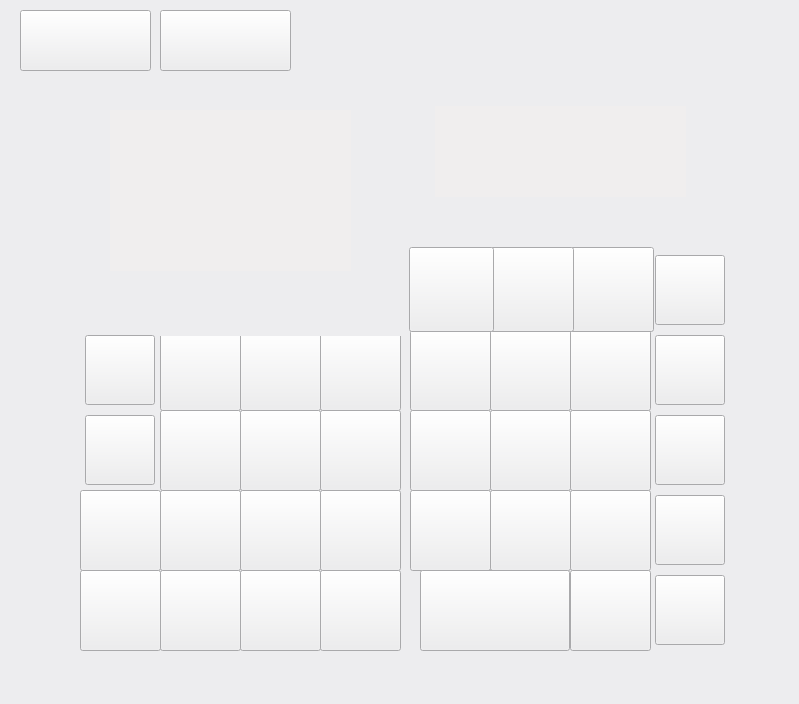
<?xml version="1.0" encoding="UTF-8"?>
<ui version="4.0">
 <class>MainWindow</class>
 <widget class="QMainWindow" name="MainWindow">
  <property name="geometry">
   <rect>
    <x>0</x>
    <y>0</y>
    <width>799</width>
    <height>704</height>
   </rect>
  </property>
  <property name="font">
   <font>
    <family>黑体</family>
    <pointsize>16</pointsize>
    <weight>50</weight>
    <bold>false</bold>
   </font>
  </property>
  <property name="windowTitle">
   <string>CalcuX</string>
  </property>
  <property name="styleSheet">
   <string notr="true">background-color: rgb(237, 237, 239);</string>
  </property>
  <widget class="QWidget" name="centralwidget">
   <widget class="QPushButton" name="pushButton_1">
    <property name="geometry">
     <rect>
      <x>410</x>
      <y>330</y>
      <width>81</width>
      <height>81</height>
     </rect>
    </property>
    <property name="styleSheet">
     <string notr="true">QPushButton{border-image: url(:/new/icon/1.png);}
QPushButton:pressed{border-image: url(:/new/icon/1-p.png);}
</string>
    </property>
    <property name="text">
     <string/>
    </property>
   </widget>
   <widget class="QPushButton" name="pushButton_2">
    <property name="geometry">
     <rect>
      <x>490</x>
      <y>330</y>
      <width>81</width>
      <height>81</height>
     </rect>
    </property>
    <property name="styleSheet">
     <string notr="true">QPushButton{border-image: url(:/new/icon/2.png);}
QPushButton:pressed{border-image: url(:/new/icon/2-p.png);}
</string>
    </property>
    <property name="text">
     <string/>
    </property>
   </widget>
   <widget class="QPushButton" name="pushButton_3">
    <property name="geometry">
     <rect>
      <x>570</x>
      <y>330</y>
      <width>81</width>
      <height>81</height>
     </rect>
    </property>
    <property name="styleSheet">
     <string notr="true">QPushButton{border-image: url(:/new/icon/3.png);}
QPushButton:pressed{border-image: url(:/new/icon/3-p.png);}
</string>
    </property>
    <property name="text">
     <string/>
    </property>
   </widget>
   <widget class="QPushButton" name="pushButton_4">
    <property name="geometry">
     <rect>
      <x>410</x>
      <y>410</y>
      <width>81</width>
      <height>81</height>
     </rect>
    </property>
    <property name="styleSheet">
     <string notr="true">QPushButton{border-image: url(:/new/icon/4.png);}
QPushButton:pressed{border-image: url(:/new/icon/4-p.png);}
</string>
    </property>
    <property name="text">
     <string/>
    </property>
   </widget>
   <widget class="QPushButton" name="pushButton_5">
    <property name="geometry">
     <rect>
      <x>490</x>
      <y>410</y>
      <width>81</width>
      <height>81</height>
     </rect>
    </property>
    <property name="styleSheet">
     <string notr="true">QPushButton{border-image: url(:/new/icon/5.png);}
QPushButton:pressed{border-image: url(:/new/icon/5-p.png);}
</string>
    </property>
    <property name="text">
     <string/>
    </property>
   </widget>
   <widget class="QPushButton" name="pushButton_6">
    <property name="geometry">
     <rect>
      <x>570</x>
      <y>410</y>
      <width>81</width>
      <height>81</height>
     </rect>
    </property>
    <property name="styleSheet">
     <string notr="true">QPushButton{border-image: url(:/new/icon/6.png);}
QPushButton:pressed{border-image: url(:/new/icon/6-p.png);}
</string>
    </property>
    <property name="text">
     <string/>
    </property>
   </widget>
   <widget class="QPushButton" name="pushButton_7">
    <property name="geometry">
     <rect>
      <x>410</x>
      <y>490</y>
      <width>81</width>
      <height>81</height>
     </rect>
    </property>
    <property name="styleSheet">
     <string notr="true">QPushButton{border-image: url(:/new/icon/7.png);}
QPushButton:pressed{border-image: url(:/new/icon/7-p.png);}
</string>
    </property>
    <property name="text">
     <string/>
    </property>
   </widget>
   <widget class="QPushButton" name="pushButton_8">
    <property name="geometry">
     <rect>
      <x>490</x>
      <y>490</y>
      <width>81</width>
      <height>81</height>
     </rect>
    </property>
    <property name="styleSheet">
     <string notr="true">QPushButton{border-image: url(:/new/icon/8.png);}
QPushButton:pressed{border-image: url(:/new/icon/8-p.png);}
</string>
    </property>
    <property name="text">
     <string/>
    </property>
   </widget>
   <widget class="QPushButton" name="pushButton_9">
    <property name="geometry">
     <rect>
      <x>570</x>
      <y>490</y>
      <width>81</width>
      <height>81</height>
     </rect>
    </property>
    <property name="styleSheet">
     <string notr="true">QPushButton{border-image: url(:/new/icon/9.png);}
QPushButton:pressed{border-image: url(:/new/icon/9-p.png);}
</string>
    </property>
    <property name="text">
     <string/>
    </property>
   </widget>
   <widget class="QPushButton" name="pushButton_0">
    <property name="geometry">
     <rect>
      <x>420</x>
      <y>570</y>
      <width>150</width>
      <height>81</height>
     </rect>
    </property>
    <property name="styleSheet">
     <string notr="true">QPushButton{border-image: url(:/new/icon/0.png);}
QPushButton:pressed{border-image: url(:/new/icon/0-p.png);}
</string>
    </property>
    <property name="text">
     <string/>
    </property>
   </widget>
   <widget class="QPushButton" name="pushButton_dot">
    <property name="geometry">
     <rect>
      <x>570</x>
      <y>570</y>
      <width>81</width>
      <height>81</height>
     </rect>
    </property>
    <property name="styleSheet">
     <string notr="true">QPushButton{border-image: url(:/new/icon/dot.png);}
QPushButton:pressed{border-image: url(:/new/icon/dot-p.png);}
</string>
    </property>
    <property name="text">
     <string/>
    </property>
   </widget>
   <widget class="QPushButton" name="pushButton_plus">
    <property name="geometry">
     <rect>
      <x>655</x>
      <y>495</y>
      <width>70</width>
      <height>70</height>
     </rect>
    </property>
    <property name="styleSheet">
     <string notr="true">QPushButton{border-image: url(:/new/icon/plus.png);}QPushButton:hover{background-image: url(:/new/icon/plus.png);}
QPushButton:pressed{border-image: url(:/new/icon/plus-p.png);}
</string>
    </property>
    <property name="text">
     <string/>
    </property>
    <property name="autoDefault">
     <bool>false</bool>
    </property>
    <property name="default">
     <bool>false</bool>
    </property>
    <property name="flat">
     <bool>false</bool>
    </property>
   </widget>
   <widget class="QPushButton" name="pushButton_sub">
    <property name="geometry">
     <rect>
      <x>655</x>
      <y>415</y>
      <width>70</width>
      <height>70</height>
     </rect>
    </property>
    <property name="styleSheet">
     <string notr="true">QPushButton{border-image: url(:/new/icon/sub.png);}QPushButton:hover{background-image: url(:/new/icon/sub.png);}
QPushButton:pressed{border-image: url(:/new/icon/minus-p.png);}
</string>
    </property>
    <property name="text">
     <string/>
    </property>
   </widget>
   <widget class="QPushButton" name="pushButton_equal">
    <property name="geometry">
     <rect>
      <x>655</x>
      <y>575</y>
      <width>70</width>
      <height>70</height>
     </rect>
    </property>
    <property name="styleSheet">
     <string notr="true">QPushButton{border-image: url(:/new/icon/equal.png);}QPushButton:hover{background-image: url(:/new/icon/equal.png);}
QPushButton:pressed{border-image: url(:/new/icon/equal-p.png);}
</string>
    </property>
    <property name="text">
     <string/>
    </property>
   </widget>
   <widget class="QPushButton" name="pushButton_mul">
    <property name="geometry">
     <rect>
      <x>655</x>
      <y>335</y>
      <width>70</width>
      <height>70</height>
     </rect>
    </property>
    <property name="styleSheet">
     <string notr="true">QPushButton{border-image: url(:/new/icon/mul.png);}QPushButton:hover{background-image: url(:/new/icon/mul.png);}
QPushButton:pressed{border-image: url(:/new/icon/mul-p.png);}
</string>
    </property>
    <property name="text">
     <string/>
    </property>
   </widget>
   <widget class="QLabel" name="label">
    <property name="geometry">
     <rect>
      <x>390</x>
      <y>65</y>
      <width>331</width>
      <height>181</height>
     </rect>
    </property>
    <property name="styleSheet">
     <string notr="true">border-image: url(:/new/icon/text.png);</string>
    </property>
    <property name="text">
     <string/>
    </property>
   </widget>
   <widget class="QPushButton" name="pushButton_div">
    <property name="geometry">
     <rect>
      <x>655</x>
      <y>255</y>
      <width>70</width>
      <height>70</height>
     </rect>
    </property>
    <property name="styleSheet">
     <string notr="true">QPushButton{border-image: url(:/new/icon/div.png);}QPushButton:hover{background-image: url(:/new/icon/div.png);}
QPushButton:pressed{border-image: url(:/new/icon/div-p.png);}
</string>
    </property>
    <property name="text">
     <string/>
    </property>
   </widget>
   <widget class="QPlainTextEdit" name="plainTextEdit">
    <property name="geometry">
     <rect>
      <x>435</x>
      <y>106</y>
      <width>251</width>
      <height>91</height>
     </rect>
    </property>
    <property name="font">
     <font>
      <family>RetroVille NC</family>
      <pointsize>10</pointsize>
     </font>
    </property>
    <property name="styleSheet">
     <string notr="true">background-color: rgb(240, 238, 238);
border:none;</string>
    </property>
   </widget>
   <widget class="QPushButton" name="pushButton_exp">
    <property name="geometry">
     <rect>
      <x>569</x>
      <y>247</y>
      <width>85</width>
      <height>85</height>
     </rect>
    </property>
    <property name="styleSheet">
     <string notr="true">QPushButton{border-image: url(:/new/icon/EXP.png);}
QPushButton:pressed{border-image: url(:/new/icon/EXP-p.png);}
</string>
    </property>
    <property name="text">
     <string/>
    </property>
   </widget>
   <widget class="QPushButton" name="pushButton_back">
    <property name="geometry">
     <rect>
      <x>489</x>
      <y>247</y>
      <width>85</width>
      <height>85</height>
     </rect>
    </property>
    <property name="styleSheet">
     <string notr="true">QPushButton{border-image: url(:/new/icon/back.png);}
QPushButton:pressed{border-image: url(:/new/icon/back-p.png);}
</string>
    </property>
    <property name="text">
     <string/>
    </property>
   </widget>
   <widget class="QPushButton" name="pushButton_clear">
    <property name="geometry">
     <rect>
      <x>409</x>
      <y>247</y>
      <width>85</width>
      <height>85</height>
     </rect>
    </property>
    <property name="styleSheet">
     <string notr="true">QPushButton{border-image: url(:/new/icon/AC.png);}
QPushButton:pressed{border-image: url(:/new/icon/ac-p.png);}
</string>
    </property>
    <property name="text">
     <string/>
    </property>
   </widget>
   <widget class="QPushButton" name="pushButton_pow">
    <property name="geometry">
     <rect>
      <x>160</x>
      <y>330</y>
      <width>81</width>
      <height>81</height>
     </rect>
    </property>
    <property name="styleSheet">
     <string notr="true">QPushButton{border-image: url(:/new/icon/pow.png);}
QPushButton:pressed{border-image: url(:/new/icon/pow-p.png);}
</string>
    </property>
    <property name="text">
     <string/>
    </property>
   </widget>
   <widget class="QPushButton" name="pushButton_root">
    <property name="geometry">
     <rect>
      <x>240</x>
      <y>330</y>
      <width>81</width>
      <height>81</height>
     </rect>
    </property>
    <property name="styleSheet">
     <string notr="true">QPushButton{border-image: url(:/new/icon/root.png);}
QPushButton:pressed{border-image: url(:/new/icon/root-p.png);}
</string>
    </property>
    <property name="text">
     <string/>
    </property>
   </widget>
   <widget class="QPushButton" name="pushButton_mod">
    <property name="geometry">
     <rect>
      <x>320</x>
      <y>330</y>
      <width>81</width>
      <height>81</height>
     </rect>
    </property>
    <property name="styleSheet">
     <string notr="true">QPushButton{border-image: url(:/new/icon/mod.png);}
QPushButton:pressed{border-image: url(:/new/icon/mod-p.png);}
</string>
    </property>
    <property name="text">
     <string/>
    </property>
   </widget>
   <widget class="QPushButton" name="pushButton_cos">
    <property name="geometry">
     <rect>
      <x>240</x>
      <y>410</y>
      <width>81</width>
      <height>81</height>
     </rect>
    </property>
    <property name="styleSheet">
     <string notr="true">QPushButton{border-image: url(:/new/icon/cos.png);}
QPushButton:pressed{border-image: url(:/new/icon/cos-p.png);}
</string>
    </property>
    <property name="text">
     <string/>
    </property>
   </widget>
   <widget class="QPushButton" name="pushButton_tan">
    <property name="geometry">
     <rect>
      <x>320</x>
      <y>410</y>
      <width>81</width>
      <height>81</height>
     </rect>
    </property>
    <property name="styleSheet">
     <string notr="true">QPushButton{border-image: url(:/new/icon/tan.png);}
QPushButton:pressed{border-image: url(:/new/icon/tan-p.png);}
</string>
    </property>
    <property name="text">
     <string/>
    </property>
   </widget>
   <widget class="QPushButton" name="pushButton_sin">
    <property name="geometry">
     <rect>
      <x>160</x>
      <y>410</y>
      <width>81</width>
      <height>81</height>
     </rect>
    </property>
    <property name="styleSheet">
     <string notr="true">QPushButton{border-image: url(:/new/icon/sin.png);}
QPushButton:pressed{border-image: url(:/new/icon/sin-p.png);}
</string>
    </property>
    <property name="text">
     <string/>
    </property>
   </widget>
   <widget class="QPushButton" name="pushButton_sin_1">
    <property name="geometry">
     <rect>
      <x>160</x>
      <y>490</y>
      <width>81</width>
      <height>81</height>
     </rect>
    </property>
    <property name="styleSheet">
     <string notr="true">QPushButton{border-image: url(:/new/icon/sin1.png);}
QPushButton:pressed{border-image: url(:/new/icon/sin1-p.png);}
</string>
    </property>
    <property name="text">
     <string/>
    </property>
   </widget>
   <widget class="QPushButton" name="pushButton_cos_1">
    <property name="geometry">
     <rect>
      <x>240</x>
      <y>490</y>
      <width>81</width>
      <height>81</height>
     </rect>
    </property>
    <property name="styleSheet">
     <string notr="true">QPushButton{border-image: url(:/new/icon/cos1.png);}
QPushButton:pressed{border-image: url(:/new/icon/cos1-p.png);}
</string>
    </property>
    <property name="text">
     <string/>
    </property>
   </widget>
   <widget class="QPushButton" name="pushButton_e">
    <property name="geometry">
     <rect>
      <x>80</x>
      <y>490</y>
      <width>81</width>
      <height>81</height>
     </rect>
    </property>
    <property name="styleSheet">
     <string notr="true">QPushButton{border-image: url(:/new/icon/e.png);}
QPushButton:pressed{border-image: url(:/new/icon/e-p.png);}
</string>
    </property>
    <property name="text">
     <string/>
    </property>
   </widget>
   <widget class="QPushButton" name="pushButton_lg">
    <property name="geometry">
     <rect>
      <x>160</x>
      <y>570</y>
      <width>81</width>
      <height>81</height>
     </rect>
    </property>
    <property name="styleSheet">
     <string notr="true">QPushButton{border-image: url(:/new/icon/lg.png);}
QPushButton:pressed{border-image: url(:/new/icon/lg-p.png);}
</string>
    </property>
    <property name="text">
     <string/>
    </property>
   </widget>
   <widget class="QPushButton" name="pushButton_ln">
    <property name="geometry">
     <rect>
      <x>240</x>
      <y>570</y>
      <width>81</width>
      <height>81</height>
     </rect>
    </property>
    <property name="styleSheet">
     <string notr="true">QPushButton{border-image: url(:/new/icon/ln.png);}
QPushButton:pressed{border-image: url(:/new/icon/ln-p.png);}
</string>
    </property>
    <property name="text">
     <string/>
    </property>
   </widget>
   <widget class="QPushButton" name="pushButton_pi">
    <property name="geometry">
     <rect>
      <x>80</x>
      <y>570</y>
      <width>81</width>
      <height>81</height>
     </rect>
    </property>
    <property name="styleSheet">
     <string notr="true">QPushButton{border-image: url(:/new/icon/pi.png);}
QPushButton:pressed{border-image: url(:/new/icon/pi-p.png);}
</string>
    </property>
    <property name="text">
     <string/>
    </property>
   </widget>
   <widget class="QPlainTextEdit" name="plainTextEdit_2">
    <property name="geometry">
     <rect>
      <x>110</x>
      <y>110</y>
      <width>241</width>
      <height>161</height>
     </rect>
    </property>
    <property name="font">
     <font>
      <family>RetroVille NC</family>
      <pointsize>10</pointsize>
     </font>
    </property>
    <property name="styleSheet">
     <string notr="true">background-color: rgb(240, 238, 238);
border:none;</string>
    </property>
   </widget>
   <widget class="QLabel" name="label_2">
    <property name="geometry">
     <rect>
      <x>60</x>
      <y>55</y>
      <width>341</width>
      <height>281</height>
     </rect>
    </property>
    <property name="styleSheet">
     <string notr="true">border-image: url(:/new/icon/text.png);</string>
    </property>
    <property name="text">
     <string/>
    </property>
   </widget>
   <widget class="QPushButton" name="pushButton_rb">
    <property name="geometry">
     <rect>
      <x>85</x>
      <y>415</y>
      <width>70</width>
      <height>70</height>
     </rect>
    </property>
    <property name="styleSheet">
     <string notr="true">QPushButton{border-image: url(:/new/icon/rb.png);}
QPushButton:pressed{border-image: url(:/new/icon/rb-p.png);}
</string>
    </property>
    <property name="text">
     <string/>
    </property>
   </widget>
   <widget class="QPushButton" name="pushButton_lb">
    <property name="geometry">
     <rect>
      <x>85</x>
      <y>335</y>
      <width>70</width>
      <height>70</height>
     </rect>
    </property>
    <property name="styleSheet">
     <string notr="true">QPushButton{border-image: url(:/new/icon/lb.png);}
QPushButton:pressed{border-image: url(:/new/icon/lb-p.png);}
</string>
    </property>
    <property name="text">
     <string/>
    </property>
   </widget>
   <widget class="QPushButton" name="pushButton_tan_1">
    <property name="geometry">
     <rect>
      <x>320</x>
      <y>490</y>
      <width>81</width>
      <height>81</height>
     </rect>
    </property>
    <property name="styleSheet">
     <string notr="true">QPushButton{border-image: url(:/new/icon/tan1.png);}
QPushButton:pressed{border-image: url(:/new/icon/tan1-p.png);}
</string>
    </property>
    <property name="text">
     <string/>
    </property>
   </widget>
   <widget class="QPushButton" name="pushButton_fac">
    <property name="geometry">
     <rect>
      <x>320</x>
      <y>570</y>
      <width>81</width>
      <height>81</height>
     </rect>
    </property>
    <property name="styleSheet">
     <string notr="true">QPushButton{border-image: url(:/new/icon/fac.png);}
QPushButton:pressed{border-image: url(:/new/icon/fac-p.png);}
</string>
    </property>
    <property name="text">
     <string/>
    </property>
   </widget>
   <widget class="QPushButton" name="pushButton_file">
    <property name="geometry">
     <rect>
      <x>20</x>
      <y>10</y>
      <width>131</width>
      <height>61</height>
     </rect>
    </property>
    <property name="styleSheet">
     <string notr="true">QPushButton{border-image: url(:/new/icon/FILE.png);}
QPushButton:pressed{border-image: url(:/new/icon/FILE-P.png);}
</string>
    </property>
    <property name="text">
     <string/>
    </property>
   </widget>
   <widget class="QPushButton" name="pushButton_file_2">
    <property name="geometry">
     <rect>
      <x>160</x>
      <y>10</y>
      <width>131</width>
      <height>61</height>
     </rect>
    </property>
    <property name="styleSheet">
     <string notr="true">QPushButton{border-image: url(:/new/icon/help.png);}
QPushButton:pressed{border-image: url(:/new/icon/help-p.png);}
</string>
    </property>
    <property name="text">
     <string/>
    </property>
   </widget>
   <zorder>pushButton_1</zorder>
   <zorder>pushButton_2</zorder>
   <zorder>pushButton_3</zorder>
   <zorder>pushButton_4</zorder>
   <zorder>pushButton_5</zorder>
   <zorder>pushButton_6</zorder>
   <zorder>pushButton_7</zorder>
   <zorder>pushButton_8</zorder>
   <zorder>pushButton_9</zorder>
   <zorder>pushButton_0</zorder>
   <zorder>pushButton_dot</zorder>
   <zorder>pushButton_plus</zorder>
   <zorder>pushButton_sub</zorder>
   <zorder>pushButton_equal</zorder>
   <zorder>pushButton_mul</zorder>
   <zorder>label</zorder>
   <zorder>pushButton_div</zorder>
   <zorder>plainTextEdit</zorder>
   <zorder>pushButton_exp</zorder>
   <zorder>pushButton_back</zorder>
   <zorder>pushButton_clear</zorder>
   <zorder>pushButton_pow</zorder>
   <zorder>pushButton_root</zorder>
   <zorder>pushButton_mod</zorder>
   <zorder>pushButton_cos</zorder>
   <zorder>pushButton_tan</zorder>
   <zorder>pushButton_sin</zorder>
   <zorder>pushButton_sin_1</zorder>
   <zorder>pushButton_cos_1</zorder>
   <zorder>pushButton_e</zorder>
   <zorder>pushButton_lg</zorder>
   <zorder>pushButton_ln</zorder>
   <zorder>pushButton_pi</zorder>
   <zorder>label_2</zorder>
   <zorder>pushButton_rb</zorder>
   <zorder>pushButton_lb</zorder>
   <zorder>pushButton_tan_1</zorder>
   <zorder>pushButton_fac</zorder>
   <zorder>plainTextEdit_2</zorder>
   <zorder>pushButton_file</zorder>
   <zorder>pushButton_file_2</zorder>
  </widget>
  <widget class="QMenuBar" name="menubar">
   <property name="geometry">
    <rect>
     <x>0</x>
     <y>0</y>
     <width>799</width>
     <height>26</height>
    </rect>
   </property>
  </widget>
  <widget class="QStatusBar" name="statusbar"/>
 </widget>
 <resources/>
 <connections/>
</ui>
